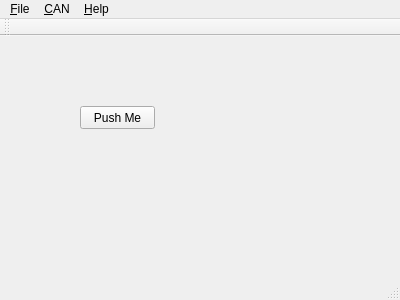
<?xml version="1.0" encoding="UTF-8"?>
<ui version="4.0">
 <class>MainWindow</class>
 <widget class="QMainWindow" name="MainWindow">
  <property name="geometry">
   <rect>
    <x>0</x>
    <y>0</y>
    <width>400</width>
    <height>300</height>
   </rect>
  </property>
  <property name="windowTitle">
   <string>MainWindow</string>
  </property>
  <widget class="QWidget" name="centralWidget">
   <widget class="QPushButton" name="pushButton">
    <property name="geometry">
     <rect>
      <x>80</x>
      <y>70</y>
      <width>75</width>
      <height>23</height>
     </rect>
    </property>
    <property name="text">
     <string>Push Me</string>
    </property>
   </widget>
  </widget>
  <widget class="QMenuBar" name="menuBar">
   <property name="geometry">
    <rect>
     <x>0</x>
     <y>0</y>
     <width>400</width>
     <height>21</height>
    </rect>
   </property>
   <widget class="QMenu" name="menu_File">
    <property name="title">
     <string>&amp;File</string>
    </property>
    <addaction name="actionE_xit"/>
    <addaction name="action_Load_Workspace"/>
    <addaction name="action_Save_Workspace"/>
   </widget>
   <widget class="QMenu" name="menu_CAN">
    <property name="title">
     <string>&amp;CAN</string>
    </property>
   </widget>
   <widget class="QMenu" name="menu_Help">
    <property name="title">
     <string>&amp;Help</string>
    </property>
    <addaction name="action_About"/>
    <addaction name="separator"/>
    <addaction name="action_CAN_Plugins"/>
   </widget>
   <addaction name="menu_File"/>
   <addaction name="menu_CAN"/>
   <addaction name="menu_Help"/>
  </widget>
  <widget class="QToolBar" name="mainToolBar">
   <attribute name="toolBarArea">
    <enum>TopToolBarArea</enum>
   </attribute>
   <attribute name="toolBarBreak">
    <bool>false</bool>
   </attribute>
  </widget>
  <widget class="QStatusBar" name="statusBar"/>
  <action name="actionE_xit">
   <property name="text">
    <string>E&amp;xit</string>
   </property>
  </action>
  <action name="action_About">
   <property name="text">
    <string>&amp;About</string>
   </property>
  </action>
  <action name="action_Load_Workspace">
   <property name="text">
    <string>&amp;Load Workspace</string>
   </property>
  </action>
  <action name="action_Save_Workspace">
   <property name="text">
    <string>&amp;Save Workspace</string>
   </property>
  </action>
  <action name="action_CAN_Plugins">
   <property name="text">
    <string>&amp;CAN Plugins</string>
   </property>
  </action>
 </widget>
 <layoutdefault spacing="6" margin="11"/>
 <resources/>
 <connections/>
</ui>
